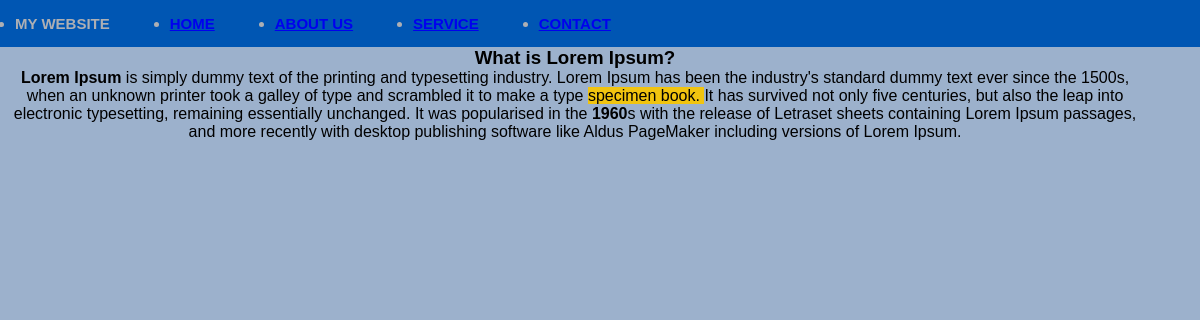
The app's page /newsdetail/what-is-lorem-ipsum with its own data.
### news/models.py (models this page shows)
class News(models.Model):
    news_title =models.CharField(max_length=50)
    news_description = HTMLField()
    news_slug=AutoSlugField(populate_from="news_title" ,unique=True,null=True,default=None)

### myfirstproject/views.py (the view)
# urls.py: path('newsdetail/<slug>', views.news_detail),
def news_detail(request,slug):
    print(slug)
    newsdata = News.objects.get(news_slug=slug)
    return render(request,'newsdetail.html',{'newsdata':newsdata})

### templates/newsdetail.html
{% include "header.html" %}
        <div>
            <marquee onmouseover="stop()" onmouseout="start()">
                <div style="display: inline-block; margin-right: 50px; text-align: center;">
                    <h3>{{newsdata.news_title|safe}}</h3>
                    <p>{{newsdata.news_description|safe}}</p>
                </div>
            </marquee>
        </div>
    </body>
</html>

### static/css/main.css (style rules this page uses)
* { margin: 0; padding: 0; box-sizing: border-box; }
body { margin: 0; height: 100vh; background-color: rgb(156, 177, 204); font-family: Arial, sans-serif; }

### records on screen
News: news_title "What is Lorem Ipsum?", news_description "Lorem Ipsum is simply dummy text of the printing and typesetting industry. Lorem Ipsum has been the industry's standard dummy text ever since the 1500s, when an unknown printer took a galley of type and scrambled it to make a type specimen book. It has survived not only five centuries, but also the leap into electronic typesetting, remaining essentially unchanged. It was popularised in the 1960 s with the release of Letraset sheets containing Lorem Ipsum passages, and more recently with desktop publishing software like Aldus PageMaker including versions of Lorem Ipsum."
